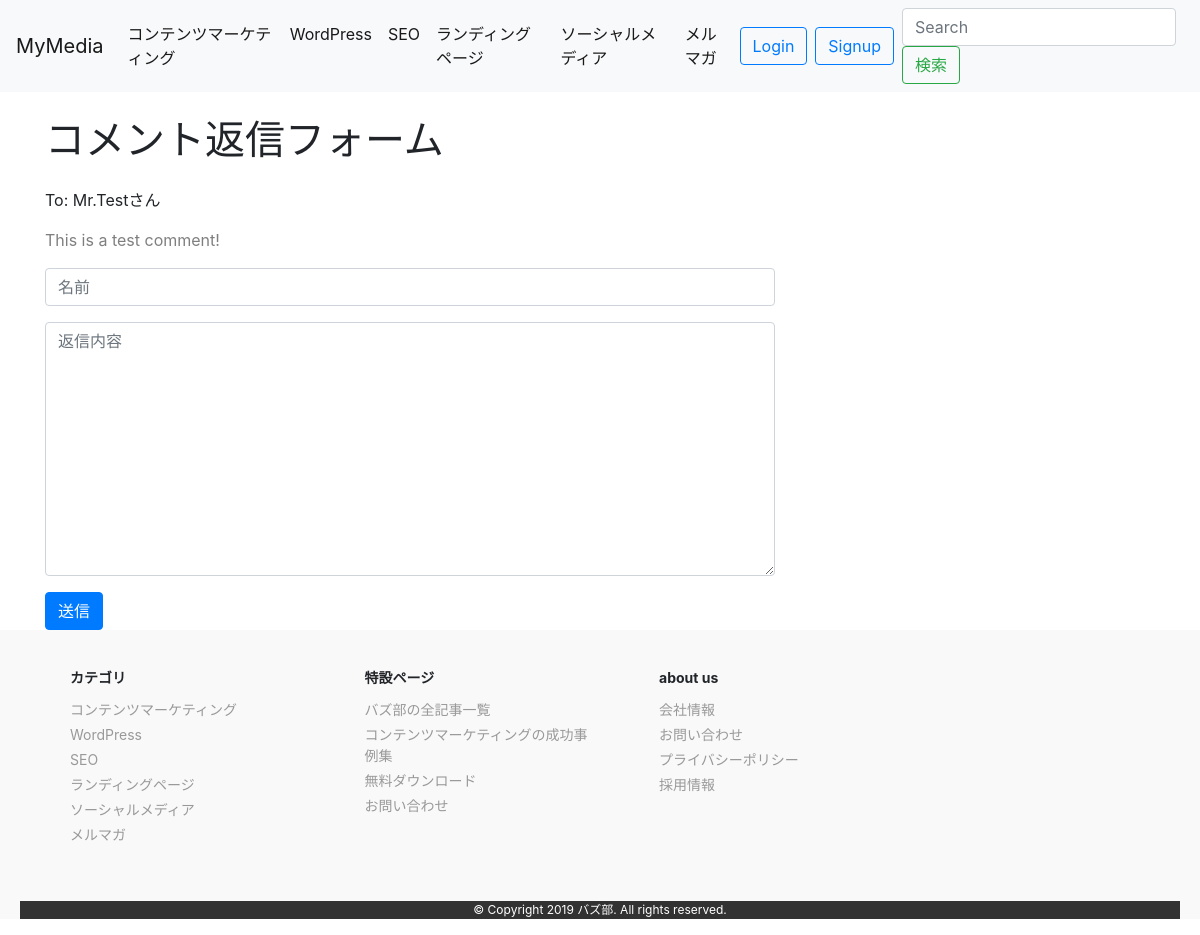
/blog/reply/1/, run on the app's committed database.
### blog/models.py (models this page shows, shortened)
class Category(models.Model):
    name = models.CharField(max_length=255)
    slug = models.SlugField(unique=True)
    timestamp = models.DateTimeField(auto_now_add=True)

class Comment(models.Model):
    post = models.ForeignKey(
        Post, on_delete=models.CASCADE, related_name='comments')
    author = models.CharField(max_length=50)
    text = models.TextField()
    timestamp = models.DateTimeField(auto_now_add=True)
    approved = models.BooleanField(default=False)
    class Meta:
        ordering = ['-timestamp']

### blog/views.py (the view, shortened to what this page needs)
# urls.py: path('reply/<int:pk>/', ReplyFormView.as_view(), name='reply_form'),
class ReplyFormView(CreateView):
    model = Reply
    form_class = ReplyForm
    def get_context_data(self, **kwargs):
        context = super().get_context_data(**kwargs)
        comment_pk = self.kwargs['pk']
        context['comment'] = get_object_or_404(Comment, pk=comment_pk)
        return context

### blog/forms.py
class ReplyForm(ModelForm):
    class Meta:
        model = Reply
        fields = ('author', 'text')
        widgets = {
            'author': TextInput(attrs={
                'class': 'form-control',
                'placeholder': '名前',
            }),
            'text': Textarea(attrs={
                'class': 'form-control',
                'placeholder': '返信内容',
            }),
        }
        labels = {
            'author': '',
            'text': '',
        }

### dbsite2/context_processors.py (called while the page is built)
def common(request):
    context = {
        'categories': Category.objects.annotate(
            num_posts=Count('post', filter=Q(post__is_public=True))),
        'tags': Tag.objects.annotate(
            num_posts=Count('post', filter=Q(post__is_public=True))),
    }
    return context

### blog/templates/blog/reply_form.html (shortened to what this page needs)
{% extends "base.html" %}
{% block content %}
<div class="container">
  <div class="row">
    <main class="col-md-8">
      <h1 class="mb-4">コメント返信フォーム</h1>
      <p>To: {{ comment.author }}さん</p>
      <p class="text-black-50">{{ comment.text|linebreaksbr }}</p>
      <form method="POST">{% csrf_token %}
        {{ form.as_p }}
        <button type="submit" class="btn btn-primary">送信</button>
      </form>
    </main>
  </div>
</div>
{% endblock %}

### templates/base/navbar.html (shortened to what this page needs)
<nav class="navbar navbar-expand-lg navbar-light bg-light mb-4">
  <a class="navbar-brand" href="/blog/">MyMedia</a>
  <div class="collapse navbar-collapse" id="navbarSupportedContent">
    <ul class="navbar-nav mr-auto">
      {% for category in categories|dictsort:"id" %}
      <li class="nav-item active">
        <a href="{% url 'blog:category_post' category.slug %}" class="nav-link">{{ category.name }}</a>
      </li>
      {% endfor %}
    </ul>
    {% include "blog/snippets/user_auth.html" %}
    {% include "blog/snippets/search_form.html" %}
  </div>
</nav>

### data on the page
Category: name "コンテンツマーケティング"
Category: name "WordPress"
Category: name "SEO"
Category: name "ランディングページ"
Category: name "ソーシャルメディア"
Category: name "メルマガ"
Comment: author "Mr.Test", text "This is a test comment!"
